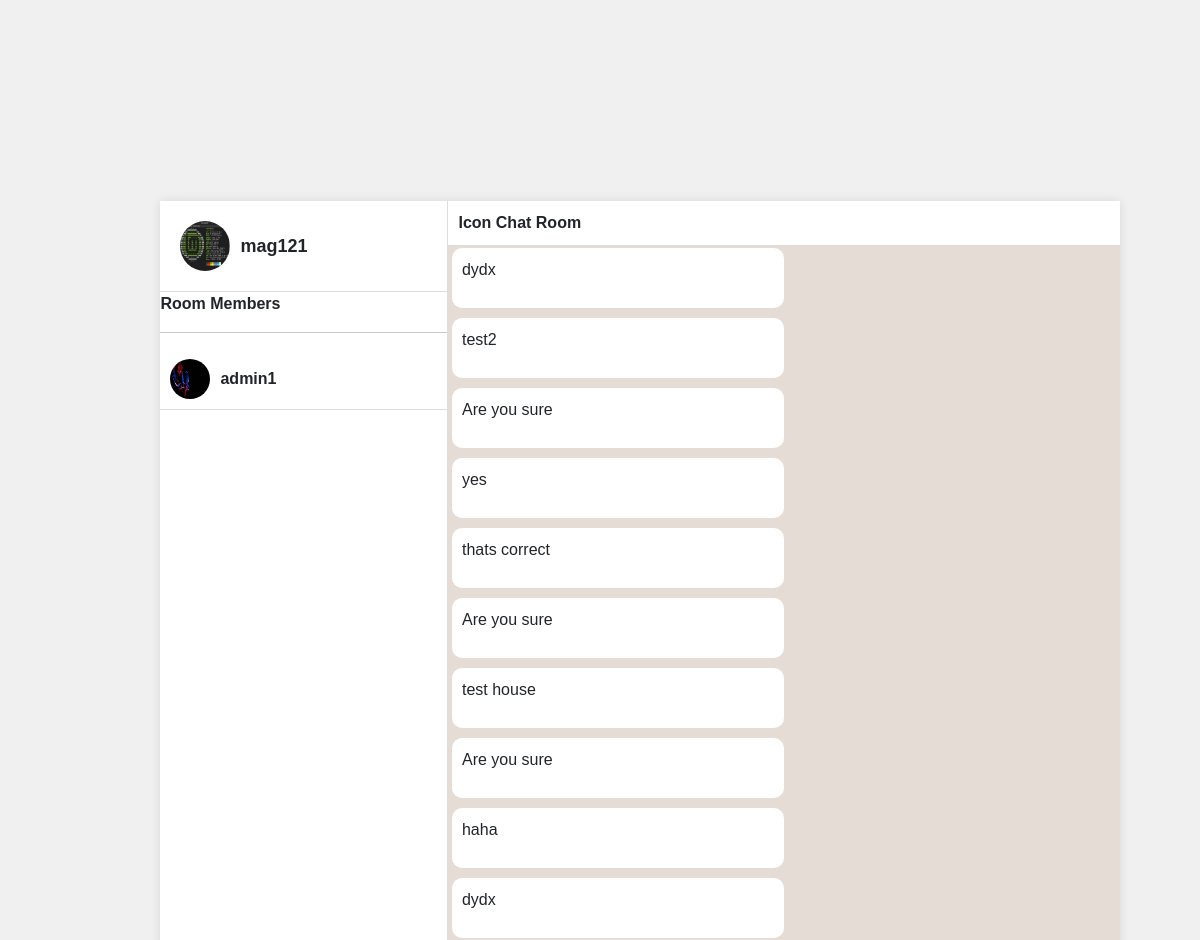
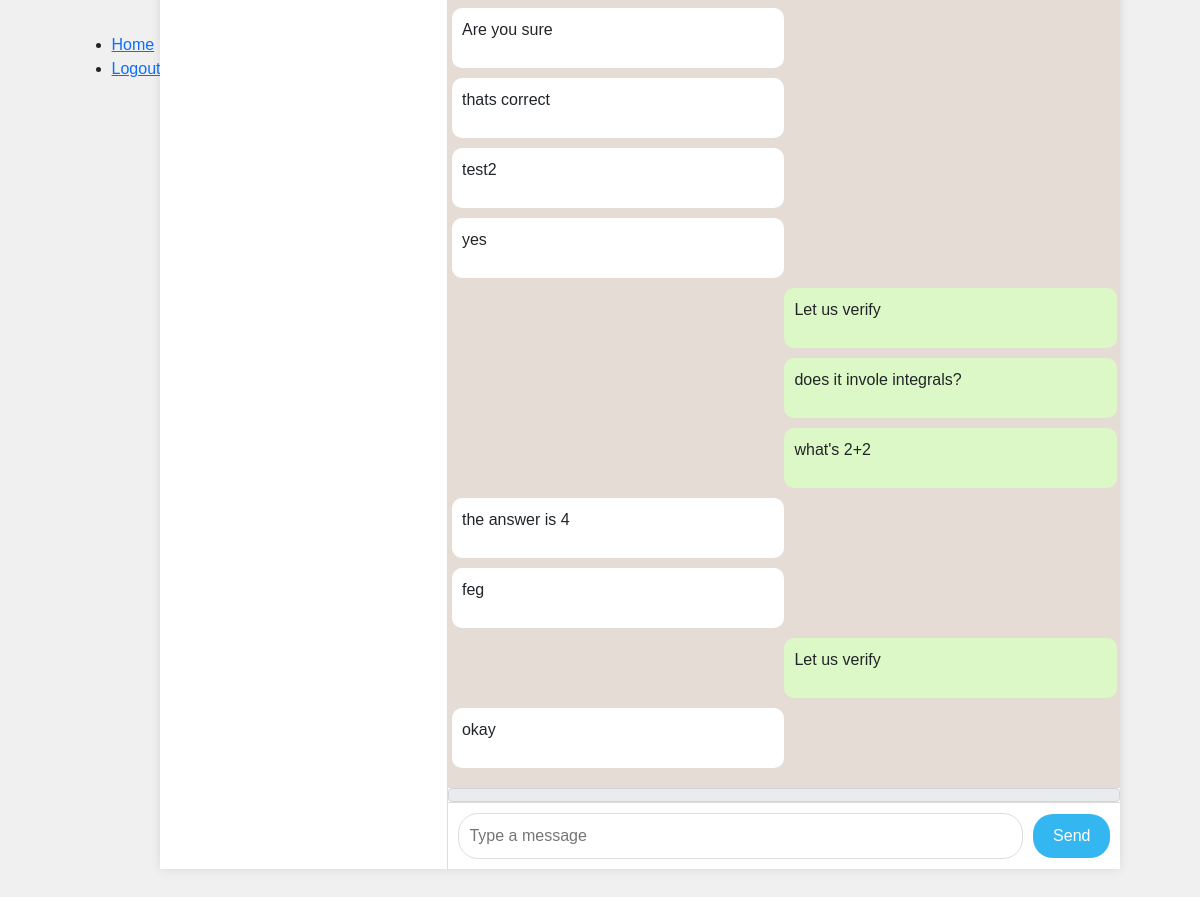
The page /chat/Icon (signed in) on the database its author committed (2 pictures, top to bottom).
### chatapp/models.py (models this page shows, shortened)
class Profile(models.Model):
    pID = ShortUUIDField(primary_key=True, unique=True, editable=False)
    user = models.OneToOneField(User, on_delete=models.CASCADE)
    first_name = models.CharField(max_length=30, blank=True)
    last_name = models.CharField(max_length=30, blank=True)
    avatar = ResizedImageField(quality=70, upload_to='media/profile', blank=True, null=True)

class Room(models.Model):
    room_name = models.CharField(max_length=150, unique=True, primary_key=True)
    avatar = ResizedImageField(quality=70, upload_to='media/room', blank=True, null=True)
    members = models.ManyToManyField(Profile, blank=True)
    created_at = models.DateTimeField(auto_now_add=True)

class RoomChat(models.Model):
    mID = ShortUUIDField(primary_key=True, unique=True, editable=False)
    room = models.ForeignKey(Room, on_delete=models.CASCADE)
    author = models.ForeignKey(Profile, on_delete=models.SET_NULL, null=True)
    content = models.CharField(max_length=300, blank=False)
    image = ResizedImageField(blank=True, null=True, quality=70, upload_to="media/chats/images")
    file = models.FileField(blank=True, null=True, upload_to='media/chats/files')
    created_at = models.DateTimeField(auto_now_add=True)

### chatapp/views.py (the view)
# urls.py: path('chat/<str:pk>', views.chat, name='chat'),
@login_required(login_url='signin')
def chat(request, pk):
    room = Room.objects.get(room_name=pk)
    members = room.members.all()
    chats = RoomChat.objects.filter(room=room)
    context = {
        "room": room,
        "chats": chats,
        "members": members,
        "user": request.user,
        }
    if request.user.profile in members:
        return render(request, 'chat.html', context)
    else:
        return redirect('home')

### chatapp/templates/chat.html (shortened to what this page needs)
{% extends 'base.html' %}
{% load static %}
{% block content %}
<link rel="stylesheet" href="{% static 'styles.css' %}">
<div class="app-container">
    <div class="sidebar">
        <div class="profile-section">
            {% if user.profile.avatar %}
            <img src="{{ user.profile.avatar.url }}" alt="Profile" class="profile-pic">
            {% endif %}
            <span class="username">{{ user.username }}</span>
        </div>
        <div class="chat-list">
            <p><strong>Room Members</strong></p>
            <hr>
            {%for m in members %}
            {% if m != request.user.profile %}
            <div class="chat-item">
                {% if m.avatar %}
                <img src="{{ m.avatar.url }}" alt="Contact" class="contact-pic">
                {% endif %}
                <div class="chat-info">
                    <span class="contact-name">{{ m.user.username }} </span>
                </div>
            </div>
            {% endif %}
            {% endfor %}
        </div>
    </div>
    <div class="chat-window">
        <div class="chat-header">
            <span class="contact-name">{{ room.room_name }} Chat Room</span>
        </div>
        {% include 'partial.html' %}
        <form id="demo_form" enctype="multipart/form-data">
            <span class="input-group-text attach_btn">
            </span>
            <div class="message-input">
                <input id="content" name="content" type="text" placeholder="Type a message" id="content" required>
                <button type="submit">Send</button>
            </div>
        </form>
    </div>
</div>
{% endblock %}

### chatapp/templates/partial.html (shortened to what this page needs)
<div id="test" class="chat-messages">
    {% for chat in chats %}
    {% if chat.author == user.profile %}
    <div class="message sent">
        <p>{{ chat.content }}</p>
    </div>
    {% else %}
    <div class="message received">
        <p>{{ chat.content }}</p>
    </div>
    {% endif %}
    {% endfor %}
</div>

### chatapp/static/styles.css (style rules this page uses)
body { margin: 0; font-family: Arial, sans-serif; display: flex; justify-content: center; align-items: center; height: 100vh; background-color: #f0f0f0; }
.app-container { display: flex; width: 80%; height: 80vh; box-shadow: 0 0 10px rgba(0, 0, 0, 0.1); background-color: #fff; }
.sidebar { width: 30%; border-right: 1px solid #ddd; display: flex; flex-direction: column; }
.profile-section { padding: 20px; display: flex; align-items: center; border-bottom: 1px solid #ddd; }
.profile-pic { width: 50px; height: 50px; border-radius: 50%; margin-right: 10px; }
.username { font-size: 18px; font-weight: bold; }
.chat-list { flex: 1; overflow-y: auto; }
.chat-item { padding: 10px; display: flex; align-items: center; border-bottom: 1px solid #ddd; cursor: pointer; }
.contact-pic { width: 40px; height: 40px; border-radius: 50%; margin-right: 10px; }
.chat-info { flex: 1; }
.contact-name { font-size: 16px; font-weight: bold; }
.chat-window { flex: 1; display: flex; flex-direction: column; }
.chat-header { padding: 10px; display: flex; align-items: center; border-bottom: 1px solid #ddd; }
.chat-messages { flex: 1; padding: 10px; overflow-y: auto; background-color: #e5ddd5; }
.message { max-width: 60%; margin-bottom: 10px; padding: 10px; border-radius: 10px; }
.message.received { background-color: #fff; align-self: flex-start; margin-left: -1%; margin-right: 50%; }
.message.sent { background-color: #dcf8c6; align-self: flex-end; margin-right: -1%; margin-left: 50%; }
.message-input { display: flex; align-items: center; padding: 10px; border-top: 1px solid #ddd; }
.message-input input { flex: 1; padding: 10px; border: 1px solid #ddd; border-radius: 20px; margin-right: 10px; }
.message-input button { padding: 10px 20px; border: none; background-color: #34b7f1; color: #fff; border-radius: 20px; cursor: pointer; }

### rows shown on the page
Profile: avatar (picture), user.username "admin1"
Room: room_name "Icon"
RoomChat: content "dydx"
RoomChat: content "test2"
RoomChat: content "Are you sure"
RoomChat: content "yes"
RoomChat: content "thats correct"
RoomChat: content "Are you sure"
RoomChat: content "test house"
RoomChat: content "Are you sure"
RoomChat: content "haha"
RoomChat: content "dydx"
RoomChat: content "Are you sure"
RoomChat: content "thats correct"
RoomChat: content "test2"
RoomChat: content "yes"
RoomChat: content "Let us verify"
RoomChat: content "does it invole integrals?"
RoomChat: content "what's 2+2"
RoomChat: content "the answer is 4"
RoomChat: content "feg"
RoomChat: content "Let us verify"
RoomChat: content "okay"

### other values the page prints
{{ user.username }} "mag121"
